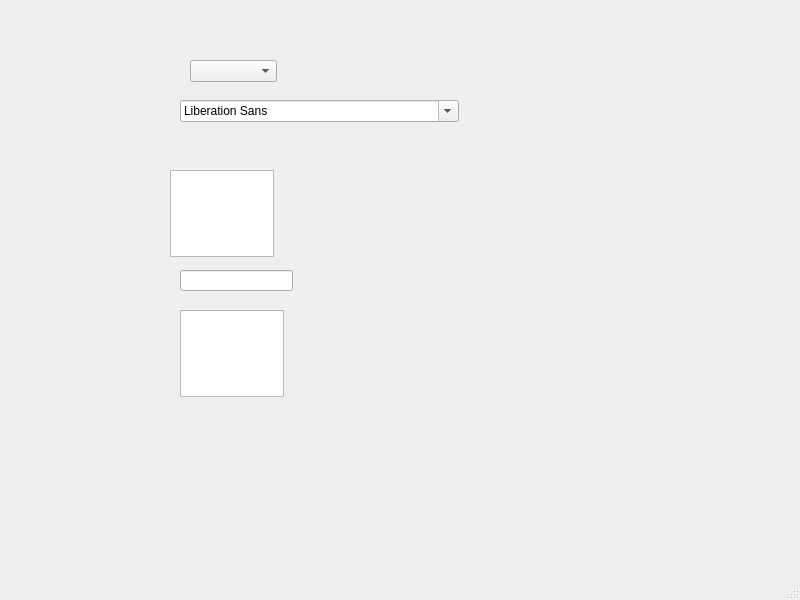
<?xml version="1.0" encoding="UTF-8"?>
<ui version="4.0">
 <class>MainWindow</class>
 <widget class="QMainWindow" name="MainWindow">
  <property name="geometry">
   <rect>
    <x>0</x>
    <y>0</y>
    <width>800</width>
    <height>600</height>
   </rect>
  </property>
  <property name="windowTitle">
   <string>MainWindow</string>
  </property>
  <widget class="QWidget" name="centralwidget">
   <widget class="QComboBox" name="comboBox">
    <property name="geometry">
     <rect>
      <x>190</x>
      <y>60</y>
      <width>87</width>
      <height>22</height>
     </rect>
    </property>
   </widget>
   <widget class="QFontComboBox" name="fontComboBox">
    <property name="geometry">
     <rect>
      <x>180</x>
      <y>100</y>
      <width>279</width>
      <height>22</height>
     </rect>
    </property>
   </widget>
   <widget class="QTextEdit" name="textEdit">
    <property name="geometry">
     <rect>
      <x>170</x>
      <y>170</y>
      <width>104</width>
      <height>87</height>
     </rect>
    </property>
   </widget>
   <widget class="QLineEdit" name="lineEdit">
    <property name="geometry">
     <rect>
      <x>180</x>
      <y>270</y>
      <width>113</width>
      <height>21</height>
     </rect>
    </property>
   </widget>
   <widget class="QPlainTextEdit" name="plainTextEdit">
    <property name="geometry">
     <rect>
      <x>180</x>
      <y>310</y>
      <width>104</width>
      <height>87</height>
     </rect>
    </property>
   </widget>
  </widget>
  <widget class="QMenuBar" name="menubar">
   <property name="geometry">
    <rect>
     <x>0</x>
     <y>0</y>
     <width>800</width>
     <height>26</height>
    </rect>
   </property>
  </widget>
  <widget class="QStatusBar" name="statusbar"/>
 </widget>
 <tabstops>
  <tabstop>textEdit</tabstop>
  <tabstop>lineEdit</tabstop>
  <tabstop>plainTextEdit</tabstop>
  <tabstop>fontComboBox</tabstop>
  <tabstop>comboBox</tabstop>
 </tabstops>
 <resources/>
 <connections/>
</ui>
